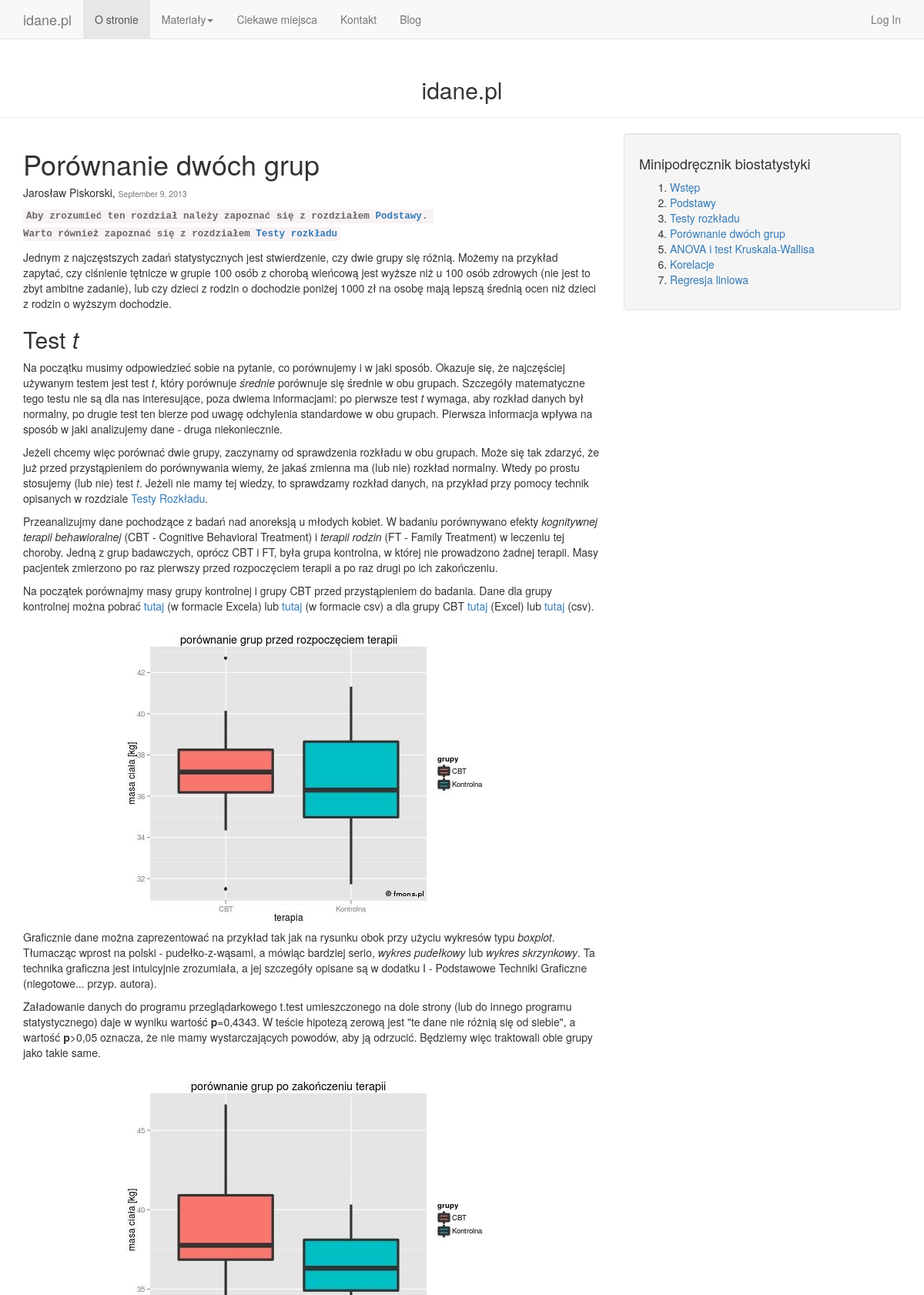
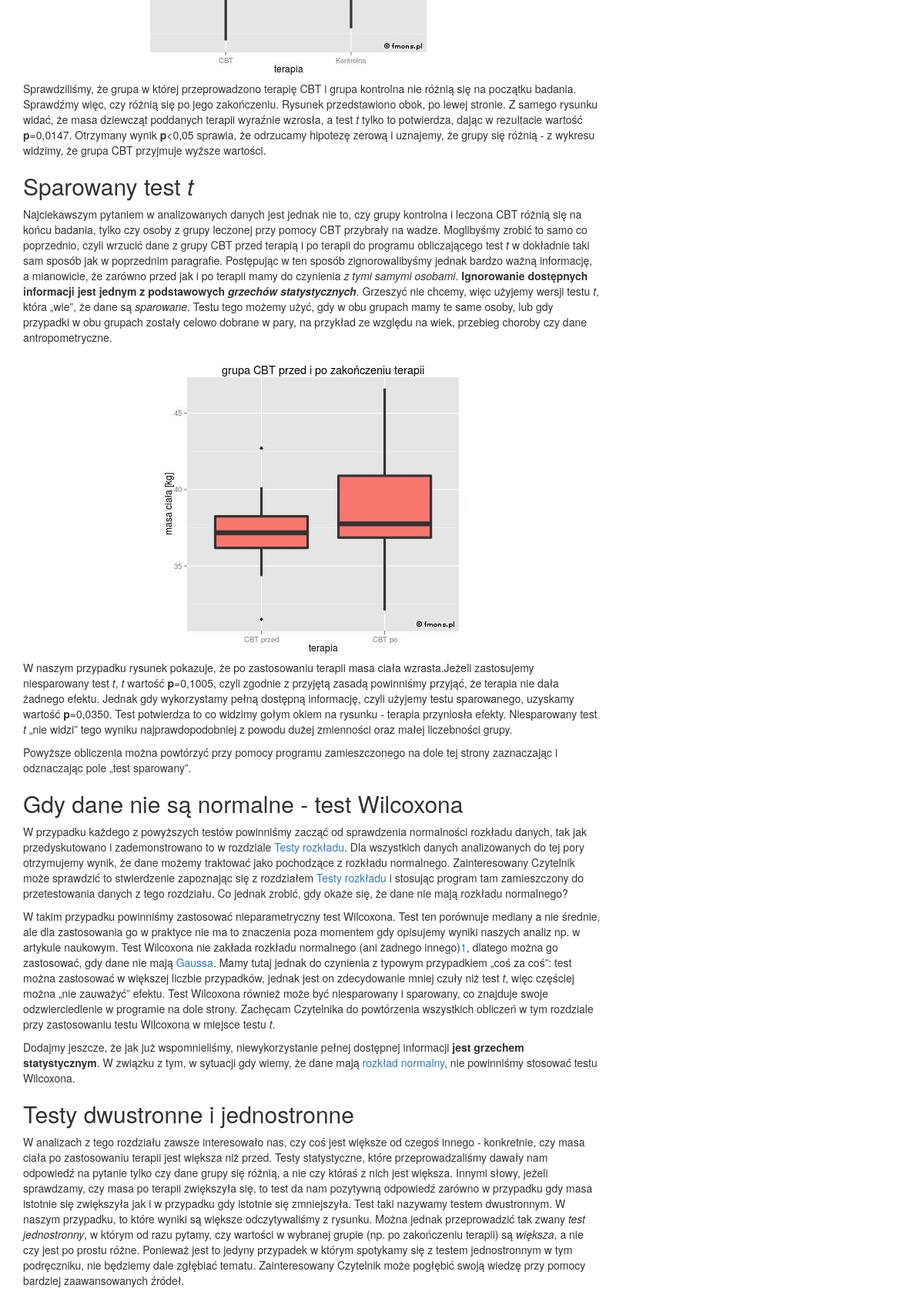
The app's page /minipodrecznik/porownanie_dwoch_grup (upper part) with its own data (2 pictures, top to bottom).
### app/models.py (models this page shows, shortened)
class Article(db.Model):
    __tablename__='articles'
    id = db.Column(db.Integer, nullable=False, primary_key=True)
    title = db.Column(db.String(250), nullable=False)
    short_title = db.Column(db.String(20), nullable=False) ## this is just for dynamically creating paths - I want to keep this compatible with the present version of idane.pl
    body = db.Column(db.String(100000), nullable=False)
    short_body = db.Column(db.String(1000), nullable=False)
    content_container_id = db.Column(db.Integer, db.ForeignKey('content_containters.id'))
    content_container = db.relationship('ContentContainer', backref='articles')
    page_number = db.Column(db.Integer()) ## nr. rozdzialu w ksiazce
    user_id = db.Column(db.Integer, db.ForeignKey('users.id'))
    user = db.relationship('User', backref='articles')
    keywords = db.relationship('KeyWord', secondary=association_table, backref='articles')
    category_id = db.Column(db.Integer, db.ForeignKey('categories.id'))
    category = db.relationship('Category', backref='articles')
    type_id = db.Column(db.Integer, db.ForeignKey('article_types.id'))
    type_name = db.relationship('ArticleType', backref='articles')
    date_time = db.Column(db.DateTime, default=db.func.now())

class User(UserMixin, db.Model):
    __tablename__ = 'users'
    id = db.Column(db.Integer, nullable=False, primary_key=True)
    name = db.Column(db.String(80), nullable=False)
    fullname = db.Column(db.String(80))
    password_hash = db.Column(db.String(80), nullable=False)
    email = db.Column(db.String(80), nullable=False)
    role_id = db.Column(db.Integer, db.ForeignKey('roles.id'))
    confirmed = db.Column(db.Boolean, default=False)
    @property
    def password(self):
        raise AttributeError('password is not a readable attribute')

class ContentContainer(db.Model):
    __tablename__ = 'content_containters'
    id = db.Column(db.Integer, nullable=False, primary_key=True)
    title = db.Column(db.String(80), nullable = False)
    short_title = db.Column(db.String(80), nullable = False)
    introduction = db.Column(db.String(100000))

### app/main/views.py (the view)
@main.route('/<content_container_short>/<short_title>')
def book_chapter(content_container_short, short_title):
    article = Article.query.filter(Article.content_container.has(short_title = content_container_short)).filter_by(short_title=short_title).one()
    author=article.user.name
    date_time = article.date_time
    chapter_title=article.title
    title, contents = generate_chapters_list(content_container_short)
    body=article.body
    return render_template('book_chapter.html', author=author, title=title, body=body, contents=contents, content_container_short=content_container_short, chapter_title=chapter_title, date_time=date_time)

### app/main/views.py (called while the page is built)
def generate_chapters_list(content_container_short):
    chapters = Article.query.filter(Article.content_container.has(short_title=content_container_short)).all()
    title = ContentContainer.query.filter_by(short_title=content_container_short).first().title
    chapters=sorted(chapters, key=attrgetter('page_number'))
    titles_list = [(chapter.title, chapter.short_title) for chapter in chapters]
    return(title, titles_list)

### app/templates/book_chapter.html (shortened to what this page needs)
{% extends "base.html" %}
 {% block head %}
    {{ super() }}
 {% endblock %}
{% block content %}
  {% block page_content %}
  <div class="container">
    <div class="row">
      <div class="col-md-8">
	<h1>{{chapter_title}}</h1>
	<h5>{{author}}, <small>{{ moment(date_time).format('LL') }}</small></h5>
	{{ body|safe }}
      </div>
      <div class="col-md-4">
	<div class="well">
	<h4>{{title}}</h4>
	<ol>
	  {% for chapter in contents %}
	  <li> <a href="{{ url_for('main.book_chapter',
	  content_container_short=content_container_short, short_title=chapter[1]) }}">{{chapter[0]|safe }}</a> </li>
	  {% endfor %}
	</ol>
	</div>
    </div>
  </div>
{% endblock %}
{% endblock %}

### app/templates/base.html (shortened to what this page needs)
<!DOCTYPE html>
<html>
  <head>
    {% extends "bootstrap/base.html" %}
     {% block head %}
    {{ super() }}
    <link rel="stylesheet" type="text/css" href="/static/idaneCMS.css">
    {% endblock %}
{% block navbar %}
<nav role="navigation" class="navbar navbar-fixed-top navbar-default">
  <div class="container">
    <div class="navbar-header">
      <a class="navbar-brand" href=#>idane.pl</a>
    </div>
    <div id="navbarCollapse" class="collapse navbar-collapse">
      <ul class="nav navbar-nav">
	<li  class="active"><a href=#>O stronie</a></li>
	<li class="dropdown">
	  <a href=# class="dropdown-toggle"
	     data-toggle="dropdown">Materiały<b class="caret"></b></a>
	</li>
	<li><a href=#>Ciekawe miejsca</a></li>
	<li><a href=#>Kontakt</a></li>
	<li><a href=#>Blog</a></li>
      </ul>
      <ul class="nav navbar-nav navbar-right">
	<li><a href=#>Log In</a></li>
      </ul>
    </div>
  </div>
</nav>
  <div class="page-header">
    <h2 align="center">idane.pl</h2>
  </div>
{% endblock %}

### app/static/idaneCMS.css (style rules this page uses)
body { padding-top: 60px; }

### records on screen
Article: title "Porównanie dwóch grup", date_time "September 9, 2013", body "Aby zrozumieć ten rozdział należy zapoznać się z rozdziałem Podstawy . Warto również zapoznać się z rozdziałem Testy rozkładu Jednym z najczęstszych zadań statystycznych jest stwierdzenie, czy dwie grupy się różnią. Możemy na przykład zapytać, czy ciśnienie tętnicze w grupie 100 osób z chorobą wieńcową jest wyższe niż u 100 osób zdrowych (nie jest to zbyt ambitne zadanie), lub czy dzieci z rodzin o dochodzie poniżej 1000 zł na osobę mają lepszą średnią ocen niż dzieci z rodzin o wyższym dochodzie. Test t Na początku musimy odpowiedzieć sobie na pytanie, co porównujemy i w jaki sposób. Okazuje się, że najczęściej używanym testem jest test t , który porównuje średnie porównuje się średnie w…", body (picture)
User: name "Jarosław Piskorski"
ContentContainer: title "Minipodręcznik biostatystyki"
Article: title "Wstęp"
Article: title "Podstawy"
Article: title "Testy rozkładu"
Article: title "ANOVA i test Kruskala-Wallisa"
Article: title "Korelacje"
Article: title "Regresja liniowa"
